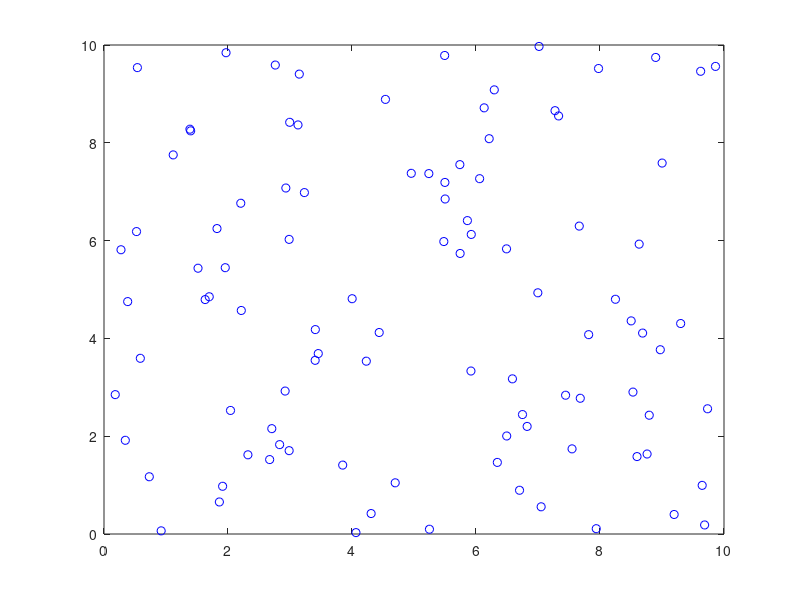

Write MATLAB code to recreate this figure.
%% Initiate
% Here you can forget your past, just like "Men In Black"
clear all
close all
clc

%% Struct
field1 = 'f'; value1 = 'some text';
s = struct(field1,value1)

%% One Particle

field1 = 'mass'; value1 = 1.0;
field2 = 'density'; value2 = 1.2;
field3 = 'viscosity'; value3 = 3.2;
field4 = 'location'; value4 = [1.0 2.0];
field5 = 'velocity'; value5 = [0.0 0.0];
% Surface tension?

particle = struct(...
    field1,value1, ...
    field2,value2, ...
    field3,value3, ...
    field4,value4, ...
    field5,value5);

disp(['mass: ' num2str(particle.mass)]);

%% Several Particles

for i = 1:100
   particles(i) = particle; 
   
   % Give each particle random velocity and position
   particles(i).location = [rand*10 rand*10];
   particles(i).velocity = [rand rand];
end

%% Draw Particles

for j = 1:length(particles)
    pos = particles(j).location;
    plot(pos(1), pos(2), 'ob');
    axis([0 10 0 10]);
    hold on
end

%% Calculate Properties
